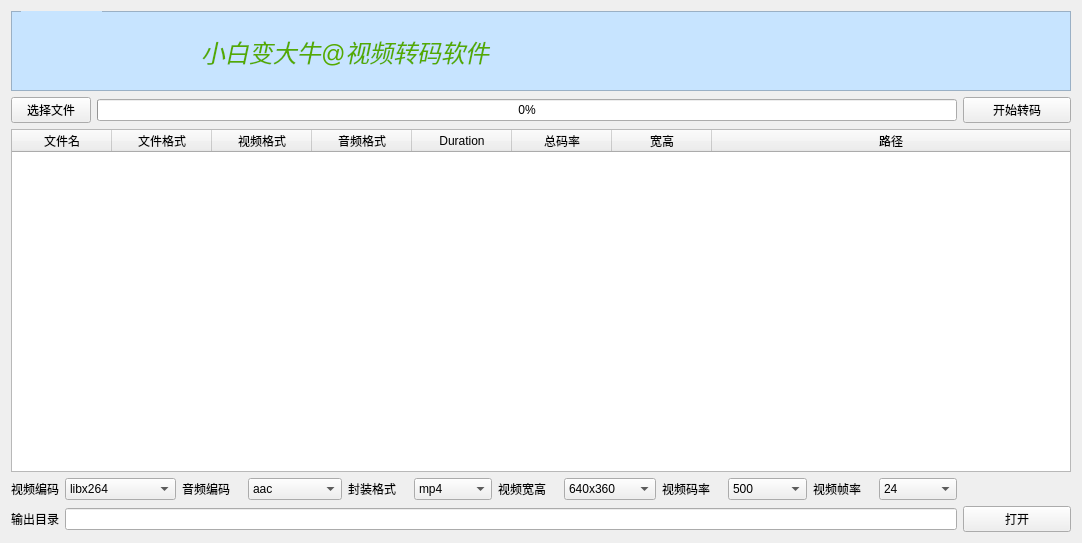
<?xml version="1.0" encoding="UTF-8"?>
<ui version="4.0">
 <class>Widget</class>
 <widget class="QWidget" name="Widget">
  <property name="geometry">
   <rect>
    <x>0</x>
    <y>0</y>
    <width>1082</width>
    <height>543</height>
   </rect>
  </property>
  <property name="windowTitle">
   <string>小白变大牛@视频转码软件</string>
  </property>
  <layout class="QGridLayout" name="gridLayout">
   <item row="0" column="0" colspan="14">
    <widget class="QFrame" name="frame">
     <property name="minimumSize">
      <size>
       <width>0</width>
       <height>80</height>
      </size>
     </property>
     <property name="styleSheet">
      <string notr="true">background-color: rgb(199, 228, 255);</string>
     </property>
     <property name="frameShape">
      <enum>QFrame::StyledPanel</enum>
     </property>
     <property name="frameShadow">
      <enum>QFrame::Raised</enum>
     </property>
     <widget class="QLabel" name="label_4">
      <property name="geometry">
       <rect>
        <x>10</x>
        <y>0</y>
        <width>81</width>
        <height>71</height>
       </rect>
      </property>
      <property name="text">
       <string/>
      </property>
      <property name="textFormat">
       <enum>Qt::AutoText</enum>
      </property>
      <property name="pixmap">
       <pixmap resource="images.qrc">:/images/fu.png</pixmap>
      </property>
      <property name="scaledContents">
       <bool>true</bool>
      </property>
     </widget>
     <widget class="QLabel" name="label_5">
      <property name="geometry">
       <rect>
        <x>190</x>
        <y>20</y>
        <width>421</width>
        <height>41</height>
       </rect>
      </property>
      <property name="font">
       <font>
        <family>Arial</family>
        <pointsize>18</pointsize>
        <italic>true</italic>
       </font>
      </property>
      <property name="styleSheet">
       <string notr="true">color: rgb(85, 170, 0);</string>
      </property>
      <property name="text">
       <string>小白变大牛@视频转码软件</string>
      </property>
     </widget>
    </widget>
   </item>
   <item row="1" column="0" colspan="2">
    <widget class="QPushButton" name="pushButton_addFile">
     <property name="maximumSize">
      <size>
       <width>93</width>
       <height>16777215</height>
      </size>
     </property>
     <property name="text">
      <string>选择文件</string>
     </property>
    </widget>
   </item>
   <item row="1" column="2" colspan="11">
    <widget class="QProgressBar" name="progressBar">
     <property name="minimumSize">
      <size>
       <width>860</width>
       <height>0</height>
      </size>
     </property>
     <property name="value">
      <number>0</number>
     </property>
    </widget>
   </item>
   <item row="1" column="13">
    <widget class="QPushButton" name="pushButton_startConcerter">
     <property name="text">
      <string>开始转码</string>
     </property>
    </widget>
   </item>
   <item row="2" column="0" colspan="14">
    <widget class="QTableWidget" name="tableWidget_fileList">
     <property name="minimumSize">
      <size>
       <width>982</width>
       <height>0</height>
      </size>
     </property>
     <attribute name="horizontalHeaderStretchLastSection">
      <bool>true</bool>
     </attribute>
     <attribute name="verticalHeaderMinimumSectionSize">
      <number>30</number>
     </attribute>
     <column>
      <property name="text">
       <string>文件名</string>
      </property>
     </column>
     <column>
      <property name="text">
       <string>文件格式</string>
      </property>
     </column>
     <column>
      <property name="text">
       <string>视频格式</string>
      </property>
     </column>
     <column>
      <property name="text">
       <string>音频格式</string>
      </property>
     </column>
     <column>
      <property name="text">
       <string>Duration</string>
      </property>
     </column>
     <column>
      <property name="text">
       <string>总码率</string>
      </property>
     </column>
     <column>
      <property name="text">
       <string>宽高</string>
      </property>
     </column>
     <column>
      <property name="text">
       <string>路径</string>
      </property>
     </column>
    </widget>
   </item>
   <item row="3" column="0">
    <widget class="QLabel" name="label">
     <property name="text">
      <string>视频编码</string>
     </property>
    </widget>
   </item>
   <item row="3" column="1" colspan="2">
    <widget class="QComboBox" name="comboBox_videoEncodeType">
     <item>
      <property name="text">
       <string>libx264</string>
      </property>
     </item>
     <item>
      <property name="text">
       <string>libx265</string>
      </property>
     </item>
     <item>
      <property name="text">
       <string>libxvid</string>
      </property>
     </item>
    </widget>
   </item>
   <item row="3" column="3">
    <widget class="QLabel" name="label_2">
     <property name="maximumSize">
      <size>
       <width>60</width>
       <height>16777215</height>
      </size>
     </property>
     <property name="text">
      <string>音频编码</string>
     </property>
    </widget>
   </item>
   <item row="3" column="4">
    <widget class="QComboBox" name="comboBox_audioEncodeType">
     <item>
      <property name="text">
       <string>aac</string>
      </property>
     </item>
     <item>
      <property name="text">
       <string>libmp3lame</string>
      </property>
     </item>
    </widget>
   </item>
   <item row="3" column="5">
    <widget class="QLabel" name="label_3">
     <property name="maximumSize">
      <size>
       <width>60</width>
       <height>16777215</height>
      </size>
     </property>
     <property name="text">
      <string>封装格式</string>
     </property>
    </widget>
   </item>
   <item row="3" column="6">
    <widget class="QComboBox" name="comboBox_muxerType">
     <item>
      <property name="text">
       <string>mp4</string>
      </property>
     </item>
     <item>
      <property name="text">
       <string>ts</string>
      </property>
     </item>
     <item>
      <property name="text">
       <string>avi</string>
      </property>
     </item>
    </widget>
   </item>
   <item row="3" column="7">
    <widget class="QLabel" name="label_7">
     <property name="maximumSize">
      <size>
       <width>60</width>
       <height>16777215</height>
      </size>
     </property>
     <property name="text">
      <string>视频宽高</string>
     </property>
    </widget>
   </item>
   <item row="3" column="8">
    <widget class="QComboBox" name="comboBox_resolution">
     <item>
      <property name="text">
       <string>640x360</string>
      </property>
     </item>
     <item>
      <property name="text">
       <string>854x480</string>
      </property>
     </item>
     <item>
      <property name="text">
       <string>1280x720</string>
      </property>
     </item>
     <item>
      <property name="text">
       <string>1920x1080</string>
      </property>
     </item>
     <item>
      <property name="text">
       <string>2560x1440</string>
      </property>
     </item>
    </widget>
   </item>
   <item row="3" column="9">
    <widget class="QLabel" name="label_8">
     <property name="maximumSize">
      <size>
       <width>60</width>
       <height>16777215</height>
      </size>
     </property>
     <property name="text">
      <string>视频码率</string>
     </property>
    </widget>
   </item>
   <item row="3" column="10">
    <widget class="QComboBox" name="comboBox_Bitrate">
     <item>
      <property name="text">
       <string>500</string>
      </property>
     </item>
     <item>
      <property name="text">
       <string>800</string>
      </property>
     </item>
     <item>
      <property name="text">
       <string>1500</string>
      </property>
     </item>
     <item>
      <property name="text">
       <string>2500</string>
      </property>
     </item>
     <item>
      <property name="text">
       <string>6000</string>
      </property>
     </item>
    </widget>
   </item>
   <item row="3" column="11">
    <widget class="QLabel" name="label_9">
     <property name="maximumSize">
      <size>
       <width>60</width>
       <height>16777215</height>
      </size>
     </property>
     <property name="text">
      <string>视频帧率</string>
     </property>
    </widget>
   </item>
   <item row="3" column="12">
    <widget class="QComboBox" name="comboBox_frameRate">
     <item>
      <property name="text">
       <string>24</string>
      </property>
     </item>
     <item>
      <property name="text">
       <string>25</string>
      </property>
     </item>
     <item>
      <property name="text">
       <string>30</string>
      </property>
     </item>
     <item>
      <property name="text">
       <string>60</string>
      </property>
     </item>
    </widget>
   </item>
   <item row="3" column="13">
    <spacer name="horizontalSpacer">
     <property name="orientation">
      <enum>Qt::Horizontal</enum>
     </property>
     <property name="sizeHint" stdset="0">
      <size>
       <width>351</width>
       <height>20</height>
      </size>
     </property>
    </spacer>
   </item>
   <item row="4" column="0">
    <widget class="QLabel" name="label_6">
     <property name="text">
      <string>输出目录</string>
     </property>
    </widget>
   </item>
   <item row="4" column="1" colspan="12">
    <widget class="QLineEdit" name="lineEdit_out">
     <property name="minimumSize">
      <size>
       <width>880</width>
       <height>0</height>
      </size>
     </property>
    </widget>
   </item>
   <item row="4" column="13">
    <widget class="QPushButton" name="pushButton_open">
     <property name="text">
      <string>打开</string>
     </property>
    </widget>
   </item>
  </layout>
 </widget>
 <layoutdefault spacing="6" margin="11"/>
 <resources>
  <include location="images.qrc"/>
 </resources>
 <connections/>
</ui>
